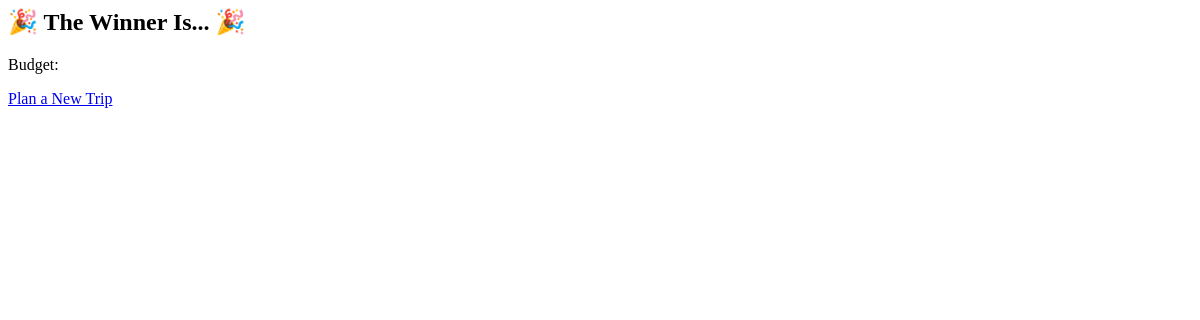
Before: /trip/28/results with the older database file.
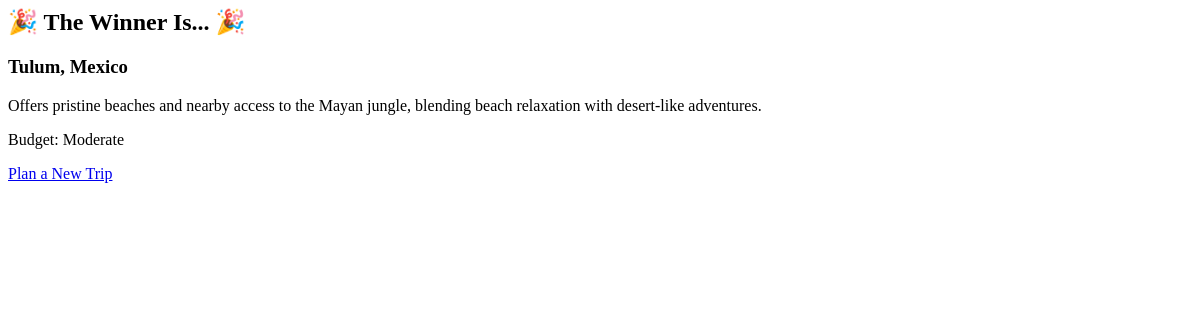
After: the same page with the newer database file.
### app/models/trip.py (models this page shows)
class Recommendation(Base):
    __tablename__ = "recommendations"
    id = Column(Integer, primary_key=True, index=True)
    trip_id = Column(Integer, ForeignKey("trips.id"))
    destination_name = Column(String)
    reason = Column(String)
    estimated_budget = Column(String)
    trip = relationship("Trip", back_populates="recommendations", foreign_keys=[trip_id])

### app/api/voting.py (the view)
@router.get("/trip/{trip_id}/results", response_class=HTMLResponse)
def get_trip_results(request: Request, trip_id: int, db: Session = Depends(get_db)):
    winner = voting_service.tally_votes(trip_id=trip_id, db=db)
    trip = db.query(models.Trip).filter(models.Trip.id == trip_id).first()
    if winner:
        trip.status = "completed"
        trip.winner_recommendation_id = winner.id
        db.commit()
        db.refresh(trip)
    return templates.TemplateResponse(
        "trip_results.html",
        {"request": request, "trip": trip, "winner": winner}
    )

### app/templates/trip_results.html
<div class="text-center">
    <h2 class="text-2xl font-bold mb-4 text-green-600">🎉 The Winner Is... 🎉</h2>
    <div class="bg-green-100 border border-green-400 text-green-700 px-4 py-3 rounded-lg relative">
        <h3 class="text-xl font-bold">{{ winner.destination_name }}</h3>
        <p class="mt-2">{{ winner.reason }}</p>
        <p class="mt-1 font-semibold">Budget: {{ winner.estimated_budget }}</p>
    </div>
    <a href="/" class="mt-8 inline-block bg-blue-500 hover:bg-blue-700 text-white font-bold py-2 px-4 rounded">
        Plan a New Trip
    </a>
</div>

Changed rows visible on the page:
added Recommendation: destination_name "Tulum, Mexico", reason "Offers pristine beaches and nearby access to the Mayan jungle, blending beach relaxation with desert-like adventures.", estimated_budget "Moderate"
